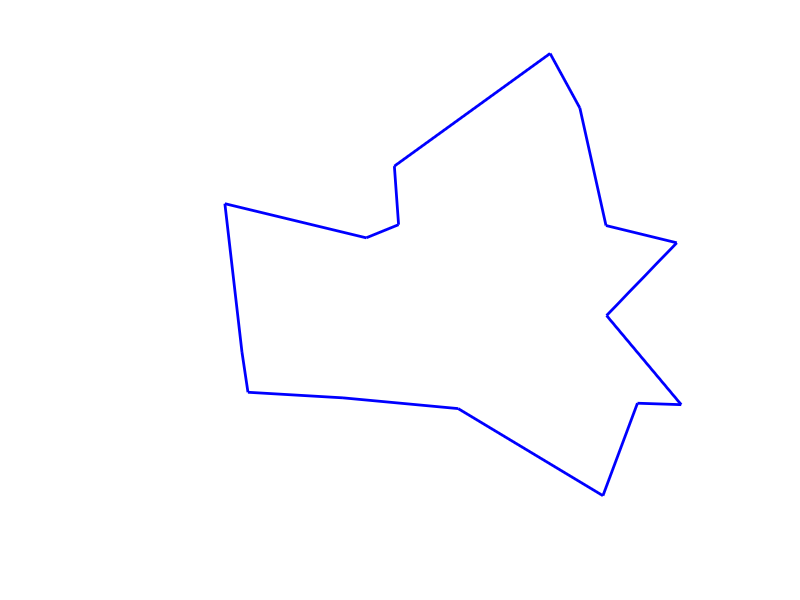

The MATLAB source for this figure: (Note: this script raises an error after producing the figure.)
%% isinside2Dset
%
% Function to check if a vertex is located inside or outside a given
% 2D set, boundary not included (opened set).
%
% Author & support : nicolas.douillet (at) free.fr, 2022.
%
%% Syntax
%
% isin = isinside2Dset(V, P);
%
%% Description
%
% isin = isinside2Dset(V, P) computes the boolean isin which is true/logical 1
% in the case the vertex P belongs to the opened convex set V. isin is false/logical
% 0 in the case vertex P belongs to the complementary set or the boundary.
%
%% See also 
%
% <https://fr.mathworks.com/matlabcentral/fileexchange/65688-isinconvexset-2d-3d?s_tid=srchtitle isinconvexset>
%
%% Input arguments
%
%        [ |  |  |]
% - V = [Vx Vy Vz], real matrix double, the convex set, with size(V,1) > size(V,2) to define a relevant convex set.
%        [ |  |  |]
%
%        [ |  |  |]
% - P = [Px Py Pz], real row vector or matrix double, the coordinates of the vertex / vertices  to check. Size(P,2) = size(V,2).
%        [ |  |  |]
%
%
%% Output argument
%
%           [      |      ]
% - isin = [logical 1 / 0], logical true (1)/false (0) scalar / column vector. The boolean result. Size(isin) = [size(P,1),1].
%           [      |      ]
%
%
%% Example #1 : 2D convex hull of random point cloud
N = 16;
V = 2*(rand(N,2)-0.5);
G = mean(V,1);
V = V - G;
theta = atan2(V(:,2),V(:,1));
[~,i] = sort(theta);
V = V(i,:);
[A,B] = meshgrid(-1:0.1:1);
P = cat(2,A(:),B(:));

figure
line([V(:,1); V(1,1)],[V(:,2); V(1,2)],'Color',[0 0 1],'LineWidth',2), hold on;
set(gcf,'Color',[0 0 0]), set(gca,'Color',[0 0 0],'XColor',[1 1 1],'YColor',[1 1 1],'FontSize',16);
xlabel('X'), ylabel('Y');

isin = cell2mat(cellfun(@(c) isinside2Dset(V,c),num2cell(P,2),'un',0));
ColorSpec = cell2mat(cellfun(@(c) cat(2,~c,c,0),num2cell(isin,2),'un',0));

cellfun(@(r1,r2) plot(r1(1,1),r1(1,2),'+','Color',r2,'MarkerSize',4,'LineWidth',4),num2cell(P,2),num2cell(ColorSpec,2),'un',0);
axis equal, axis tight;